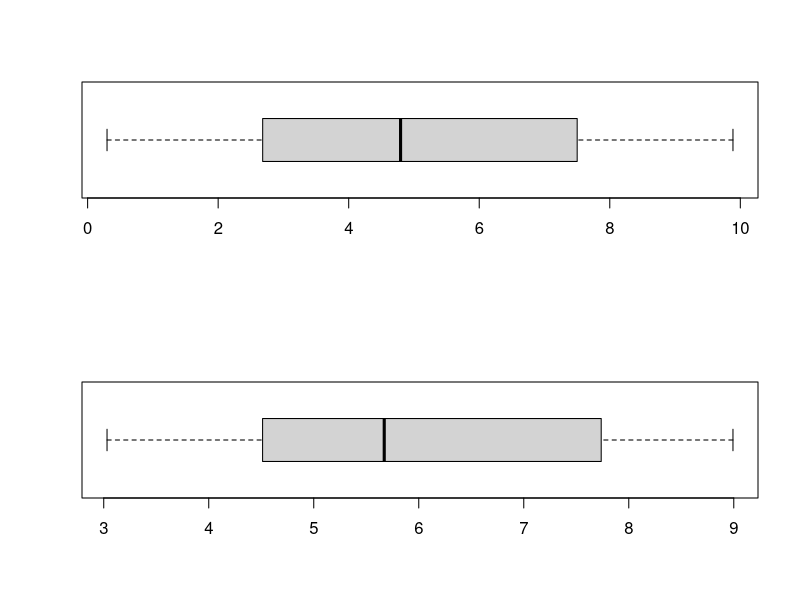
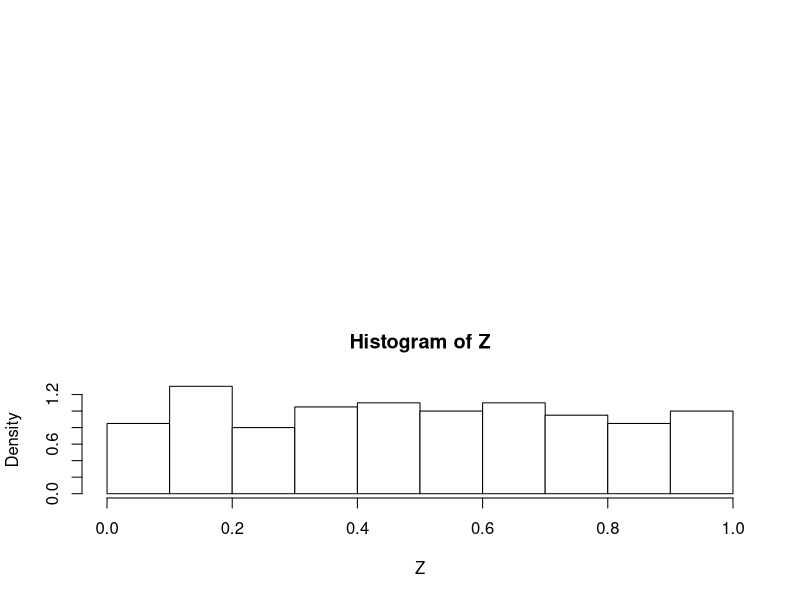
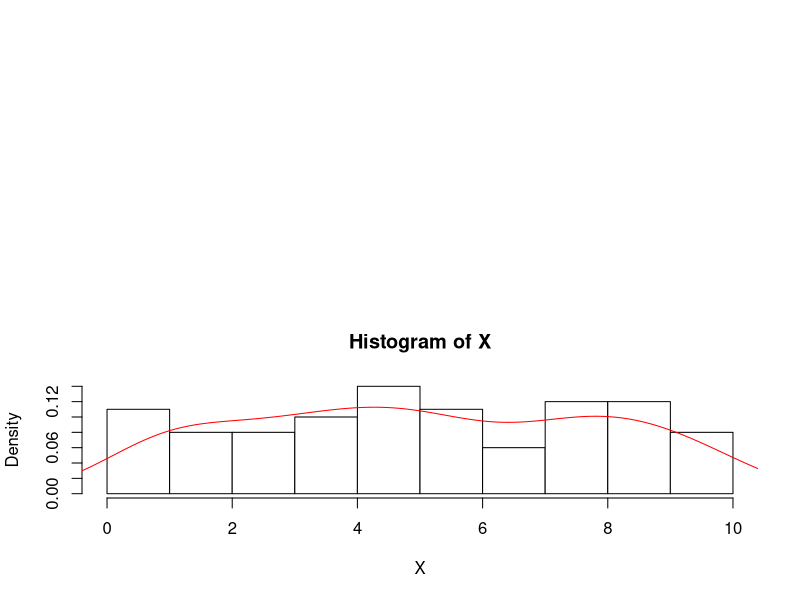

Write the R code that produced these figures, in order. (Note: this script raises an error after producing the figures.)
# task 1
custom_function = function (x) {
  sum = 0;
  for(s in 1:x) {
    sum = sum + (100 * s^3) / (9 + 4 * x^4);
  }
  return(sum);
}

v = c(1, 2, 3, 4, 5, 6, 7, 8);
# apply to every element
w = sapply(v, custom_function);
mean(w);

# task 2 - birthdays problem
birthdays = function (p) {
  probability = 1;
  i = 1;
  days = 365:1;
  repeat {
    probability = probability * (days[i] / 366);
    if (probability < 1 - p) {
      break;
    }
    i = i + 1
  }
  return(i);
}

# task 3
# find the number of 6s in a sample 100 coin throws
sample_of_sixes = sample(1:6, 100, replace = TRUE);
number_of_6s = length(sample_of_sixes[sample_of_sixes == 6])

# task 4
library(stringr)
coins = function () {
  coins = paste(sample(c('E', 'T'), 100, replace = TRUE), collapse = '')
  str_locate_all(pattern ='EETET', coins)[[1]][1, 2]
}

# runif() :- uniform distribution

# task 5
# X is runif [0, 10], Y is runif [3, 9]
X = runif(100, 0, 10);
Y = runif(100, 3, 9);
split.screen(c(2, 1));
screen(1);
boxplot(X, horizontal=TRUE);
screen(2);
boxplot(Y, horizontal=TRUE);
mean_x = mean(X);
mean_y = mean(Y);
sd_x = sd(X)
sd_y = sd(Y)

# task 6
Z = runif(200)
hist(Z, probability = TRUE, col = colors)

# task 7
hist(X, probability = TRUE, col = colors)

d = density(X)
lines(d, col="#ff0000")

# task 8
x = pnorm(20, mean = 25, sd = 6)
x + (1 - x) / 2;

# task extra
br = seq(0, max(y2000), 50000);
br[25] = 1200000;

hist(y2000, breaks = br, probability = T);
d = density(y2000);
lines(d, col="#9911AA");

